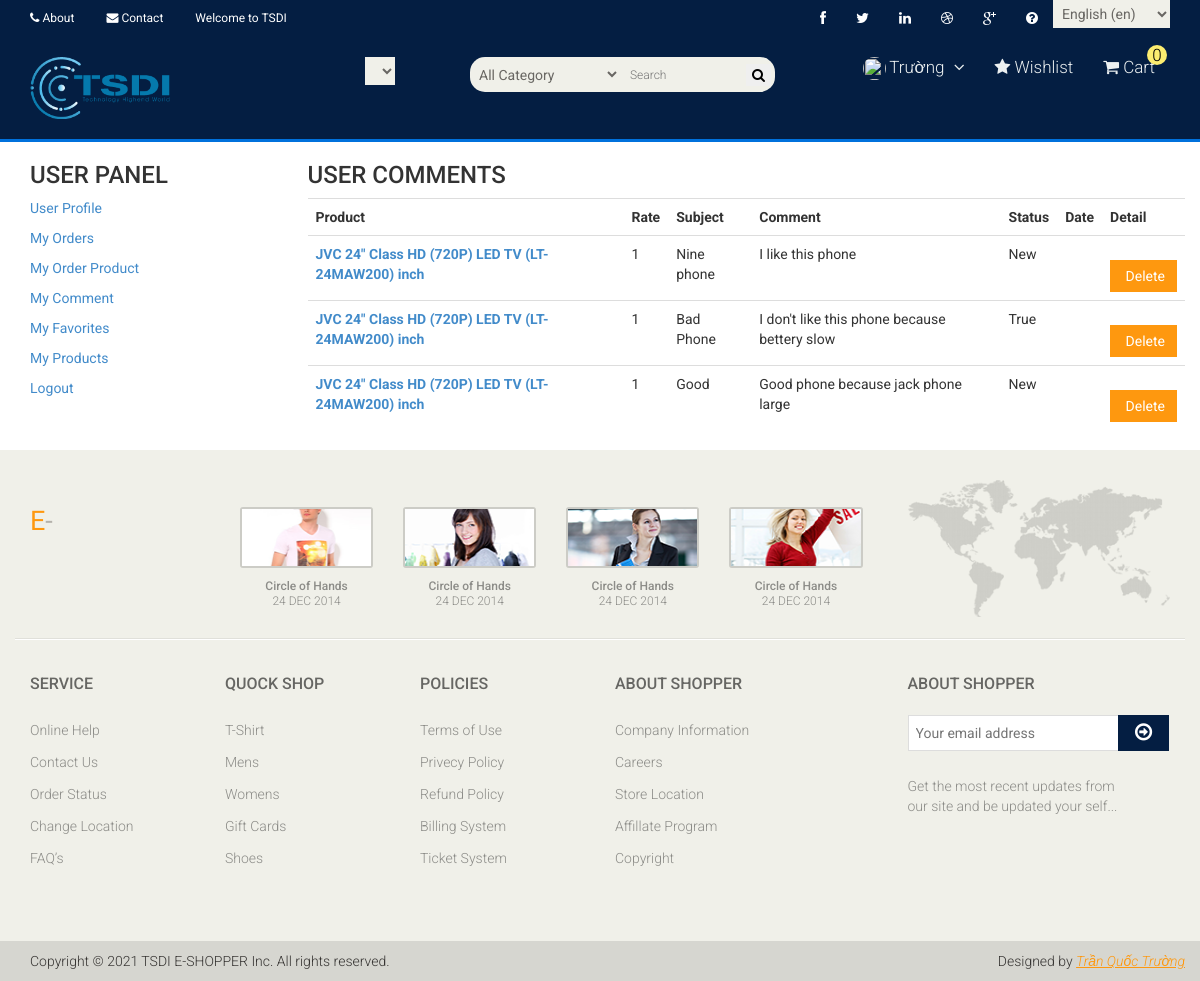
/user/comments/ (signed in), run on the app's committed database.
### product/models.py (models this page shows, shortened)
class Comment(models.Model):
    STATUS = (
        ('New', 'New'),
        ('True', 'On'),
        ('False', 'Off')
    )
    product = models.ForeignKey(Product, on_delete=models.CASCADE)
    user = models.ForeignKey(User, on_delete=models.CASCADE)
    subject = models.CharField(max_length=50, blank=True)
    comment = models.CharField(max_length=250, blank=True)
    rate = models.IntegerField(default=1)
    ip = models.CharField(max_length=20, blank=True)
    status = models.CharField(max_length=10, choices=STATUS, default='New')
    created_at = models.DateTimeField(auto_now_add=True)
    updated_at = models.DateTimeField(auto_now_add=True)

class Product(models.Model):
    STATUS = (
        ('True', 'On'),
        ('False', 'Off')
    )
    VARIANTS = (
        ('None', 'None'),
        ('Size', 'Size'),
        ('Color', 'Color'),
        ('Size-Color', 'Size-Color'),
    )
    category = models.ForeignKey(Category, on_delete=models.CASCADE)
    title = models.CharField(max_length=255)
    slug = models.SlugField(null=False, unique=True)
    keyword = models.CharField(max_length=255)
    description = models.CharField(max_length=255)
    detail = RichTextUploadingField(blank=True)
    image = models.ImageField(blank=True, upload_to="category")
    price = models.FloatField()
    amount = models.IntegerField()
    minamount = models.IntegerField()
    variant = models.CharField(max_length=10, choices=VARIANTS, default='None')
    status = models.CharField(max_length=10, choices=STATUS)
    created_at = models.DateTimeField(auto_now_add=True)
    updated_at = models.DateTimeField(auto_now_add=True)
    def image_tag(self):
        return mark_safe('<img src="{}" height="50"/>'.format(self.image.url))
    image_tag.short_decription = 'Image'

### user/views.py (the view)
# urls.py: path('comments/', user_comments, name='user_comments'),
def user_comments(request):
    categories = Category.objects.all()
    current_user = request.user
    comments = Comment.objects.filter(user_id=current_user.id)
    context = {
        'categories': categories,
        'comments': comments,
    }
    return render(request, 'user_comments.html', context)

### home/templatetags/poll_extras.py (called while the page is built)
@register.simple_tag
def categorylist():
    return Category.objects.all()

@register.simple_tag
def shopcartcount(userid):
    count = ShopCart.objects.filter(user_id=userid).count()
    return count

### user/templates/user_comments.html (shortened to what this page needs)
{% extends 'base.html' %}
{% load static %}
{% block content %}
    <div class="container">
        <div class="row">
            <div class="col-sm-3">
                <h3>USER PANEL</h3>
                <p><a href="{% url 'userprofile' %}">User Profile</a></p>
                <p><a href="{% url 'user_orders' %}">My Orders</a></p>
                <p><a href="{% url 'user_order_product' %}">My Order Product</a></p>
                <p><a href="{% url 'user_comments' %}">My Comment</a></p>
                <p><a href="#">My Favorites</a></p>
                <p><a href="#">My Products</a></p>
                <p><a href="{% url 'logout' %}">Logout</a></p>
            </div>
            <div class="col-sm-9">
                <div class="row profile">
                    <h3/>USER COMMENTS</h3>
                    <table class="shopping-cart-table table">
                        <tr>
                            <th class="text-left">Product </th>
                            <th class="text-left">Rate </th>
                            <th class="text-left">Subject </th>
                            <th class="text-left">Comment </th>
                            <th class="text-left">Status </th>
                            <th class="text-left">Date </th>
                            <th class="text-left">Detail </th>
                        </tr>
                        {% for rs in comments %}
                            <tr>
                                <td class="text-left">
                                    <a href="/product/{{ rs.product_id }}/{{ rs.product.slug }}">
                                        <strong> {{ rs.product.title}}</strong>
                                    </a>
                                </td>
                                <td class="text-left">{{ rs.rate}} </td>
                                <td class="text-left">{{ rs.subject}} </td>
                                <td class="text-left">{{ rs.comment}} </td>
                                <td class="text-left">{{ rs.status}} </td>
                                <td class="text-left">{{ rs.create_at}} </td>
                                <td class="text-left">
                                    <a class="btn btn-primary" href="/user/deletecomment/{{ rs.id }}" onclick="return confirm('Will be Delete ! Are you sure?')"> Delete </a>
                                </td>
                            </tr>
                        {% endfor %}
                    </table>
                </div>
            </div>
        </div>
    </div>
{% endblock %}

### home/templates/header.html (shortened to what this page needs)
{% load static %}
{% load i18n %}
<header id="header" class="sticky-top">
    <div class="header_top">
        <div class="container">
            <div class="row">
                <div class="col-sm-6">
                    <div class="contactinfo">
                        <ul class="nav nav-pills">
                            <li><a href="{% url 'about' %}"><i class="fa fa-phone"></i> {% trans "About" %}</a></li>
                            <li><a href="{% url 'contact' %}"><i class="fa fa-envelope"></i> {% trans "Contact" %} </a></li>
                            <li><a href="#">{% trans "Welcome to TSDI" %}</a></li>
                        </ul>
                    </div>
                </div>
                <div class="col-sm-6">
                    <div class="social-icons pull-right">
                        <ul class="nav navbar-nav">
                            <li><a href="#"><i class="fa fa-facebook"></i></a></li>
                            <li><a href="#"><i class="fa fa-twitter"></i></a></li>
                            <li><a href="#"><i class="fa fa-linkedin"></i></a></li>
                            <li><a href="#"><i class="fa fa-dribbble"></i></a></li>
                            <li><a href="#"><i class="fa fa-google-plus"></i></a></li>
                            <li><a href="{% url 'faq' %}"><i class="fa fa-question-circle" aria-hidden="true"></i></a></li>
                            <li>
                                <form action="{% url 'selectlanguage' %}" method="post">{% csrf_token %}
                                    <select name="language" onchange="submit()" >
                                        {% get_current_language as LANGUAGE_CODE %}
                                        {% get_available_languages as LANGUAGES %}
                                        {% get_language_info_list for LANGUAGES as languages %}
                                        {% for language in languages %}
                                            <option value="{{ language.code }}"{% if language.code == LANGUAGE_CODE %} selected{% endif %}>
                                                {{ language.name_local }} ({{ language.code }})
                                            </option>
                                        {% endfor %}
                                    </select>
                                </form>
                            </li>
                        </ul>
                    </div>
                </div>
            </div>
        </div>
    </div>
    <div class="header-middle">
        <div class="container">
            <div class="row">
                <div class="col-sm-4">
                    <div class="logo pull-left">
                        <a href="{% url 'home' %}"><img src="{% static 'images/home/logo.png' %}" alt="" width="140"/></a>
                    </div>
                    <div class="btn-group pull-right">
                        <div class="btn-group">
                            <form id="currency_switcher" method="POST" action="{% url 'selectcurrency' %}">
                            <select name="currency" onchange="submit()" >
                            </select>
                        </form>
                        </div>
                    </div>
                </div>
                <div class="col-sm-4">
                        <div class="search_box pull-right">
                            <form action="/search/" method="post">
                                <input type="text" name="query" placeholder="Search" class="input search-input"/>
                                <select name="catid" class="input search-categories">
                                    <option value="0" selected>All Category </option>
                                    {% load poll_extras %}
                                </select>
                                <button class="search-btn"><i class="fa fa-search"></i></button>
                            </form>
                        </div>
                </div>
                    <div class="pull-right mainmenu ">
                        <ul class="nav navbar-nav">
                            {% if user.id is not None %}
                            <li class="dropdown">
                                <a href="#">
                                    <img src="{{request.session.userimage}}" alt="" style="height:23px; width:23px; border-radius:12px">
                                    {{user.first_name}} <i class="fa fa-angle-down"></i>
                                </a>
                            </li>
                            {% else %}
                            <li><a href="{% url 'signup' %}"><i class="fa fa-user"></i> {% trans "Sign up" %}</a></li>
                            <li><a href="{% url 'login' %}"><i class="fa fa-lock"></i> {% trans "Login" %}</a></li>
                            {% endif %}
                            <li><a href="#"><i class="fa fa-star"></i> {% trans "Wishlist" %}</a></li>
                            <li>
                                <a href="{% url 'shopcart' %}">
                                    <i class="fa fa-shopping-cart"></i> {% trans "Cart" %}
                                    {% load poll_extras %}
                                    {% shopcartcount user.id as count %}
                                    <span class="qty"> {{count}}</span>
                                </a>
                            </li>
                        </ul>
                    </div>
                </div>
            </div>
        </div>
    <div class="header-bottom">
    </div>
</header>

### static/css/main.css (style rules this page uses)
.qty { height: 20px; line-height: 20px; position: absolute; right: -12px; top: -12px; width: 20px; background: #fced70; border-radius: 16px; white-space: nowrap; color: #000; text-align: center; }
select.input.search-categories { float: left; position: absolute; height: 35px; right: 170px; width: 150px; border-top-left-radius:15px; border-bottom-left-radius:15px; }
.sticky-top { position: -webkit-sticky; position: sticky; top: 0; z-index: 1020; }
button.search-btn { position: absolute; border: navajowhite; right: 19px; top: 7px; }
body { font-family: 'Roboto', sans-serif; background:; position: relative; font-weight:400px; }
ul li { list-style: none; }
a { -webkit-transition: 300ms; -moz-transition: 300ms; -o-transition: 300ms; transition: 300ms; }
h1, h2, h3, h4, h5, h6 { font-family: 'Roboto', sans-serif; }
.header_top { background: none repeat scroll 0 0 #041e42; }
.contactinfo ul li:first-child { margin-left: -15px; }
.contactinfo ul li a { font-size: 12px; color: white; font-family: 'Roboto', sans-serif; }
.social-icons ul li a { border: 0 none; border-radius: 0; color: white; padding:0px; }
.social-icons ul li { display:inline-block; }
.social-icons ul li a i { padding: 11px 15px; transition: all 0.9s ease 0s; -moz-transition: all 0.9s ease 0s; -webkit-transition: all 0.9s ease 0s; -o-transition: all 0.9s ease 0s; }
.header-middle { background:#041e42; }
.header-middle .container .row { margin-left: 0; margin-right: 0; padding-bottom: 20px; padding-top: 20px; }
.header-middle .container .row .col-sm-4 { padding-left: 0; }
.header-bottom { padding-bottom: 0px; padding-top: 3px; background:#0071DC; }
.mainmenu ul li { padding-right: 15px; padding-left: 15px; }
.mainmenu ul li:first-child { padding-left: 0px; }
.mainmenu ul li a { color: #ecf0f1; font-family: 'Roboto', sans-serif; font-size: 17px; font-weight: 300; padding: 0; padding-bottom: 10px; }
.search_box input { background: #F0F0E9; border: medium none; color: #B2B2B2; font-family: 'roboto'; font-size: 12px; font-weight: 300; height: 35px; outline: medium none; padding-left: 10px; width: 155px; background-image: url(../images/home/searchicon.png); background-repeat: no-repeat; background-position: 130px; border-top-right-radius:15px; border-bottom-right-radius:15px; }
.fa-angle-down { padding-left: 5px; }
.user_info input, select, textarea { background: #F0F0E9; border:0; color: #696763; padding: 5px; width: 100%; border-radius: 0; resize: none }
.btn.btn-primary { background:#FE980F; border: 0 none; border-radius: 0; margin-top: 16px; }

### data on the page
Comment: product "JVC 24\" Class HD (720P) LED TV (LT-24MAW200) inch", rate "1", subject "Nine phone", comment "I like this phone", status "New"
Comment: product "JVC 24\" Class HD (720P) LED TV (LT-24MAW200) inch", rate "1", subject "Bad Phone", comment "I don't like this phone because bettery slow", status "True"
Comment: product "JVC 24\" Class HD (720P) LED TV (LT-24MAW200) inch", rate "1", subject "Good", comment "Good phone because jack phone large", status "New"

### other printed values
{{ user.first_name }} "Trường"
{{ count }} "0"
form field language "English (en)"
